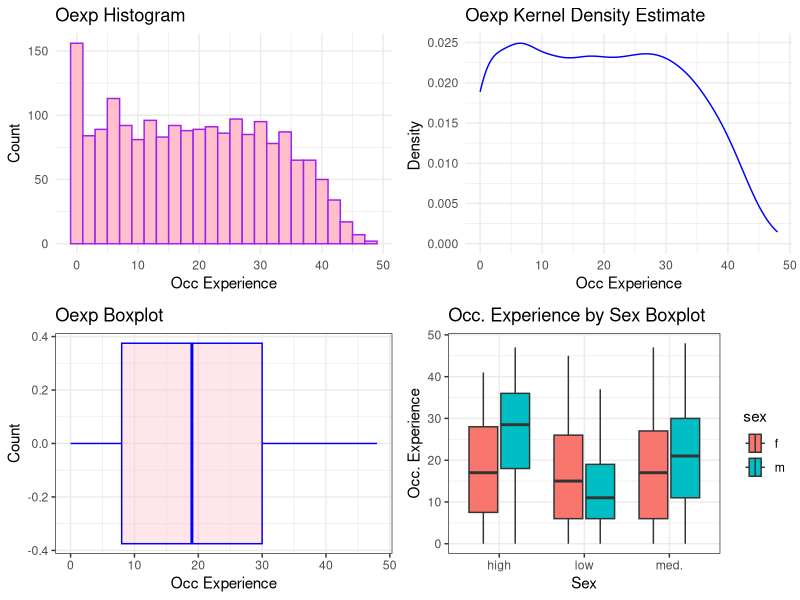
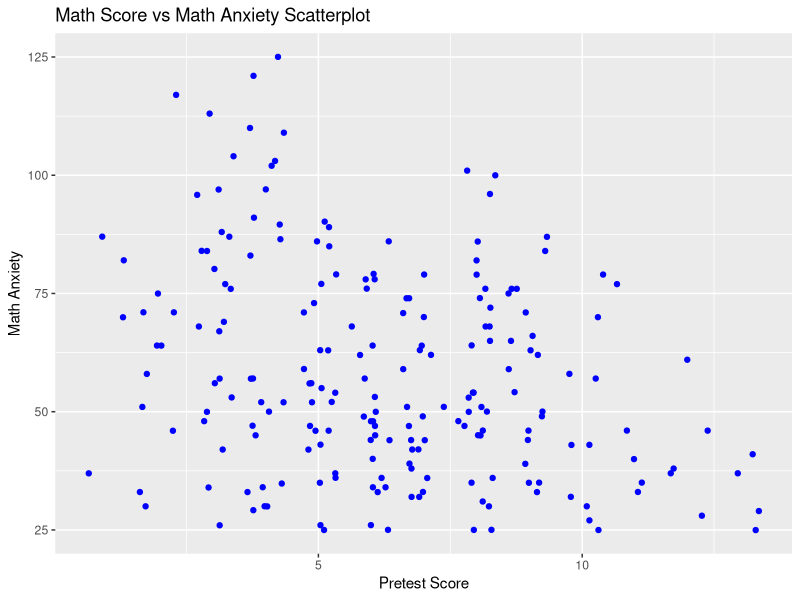
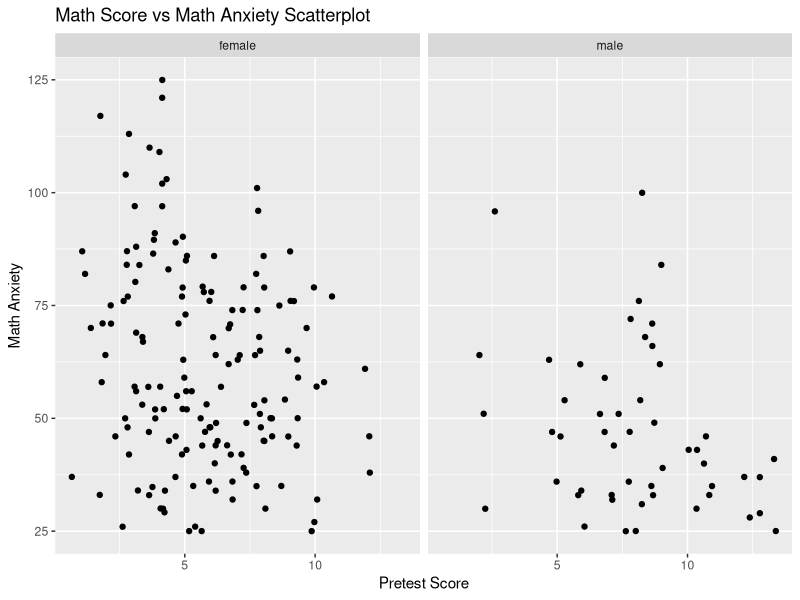

Recreate these plots in R, in order.
## ---- chunk 1
library(ggplot2)
library(readr)
#install.packages("gridExtra")
library("gridExtra")   
#getwd()
data = read.table("./income_exmpl.dat")
## ---- chunk 2
#Histogram
p1 = ggplot(data) + 
  geom_histogram(aes(x = oexp), bins = 25, color = "purple", fill = "pink") + 
  theme_minimal() + 
  labs(title = "Oexp Histogram", x="Occ Experience", y="Count",)

#Kernel Density Estimate
p2 = ggplot(data) +
  geom_density(aes(x = oexp), color = "blue") +
  theme_minimal() +
  labs(title = "Oexp Kernel Density Estimate", x="Occ Experience", y="Density ",)

#Boxplot
p3 = ggplot(data, aes(x = oexp)) +
  geom_boxplot(color="blue", fill="pink", alpha=0.4) +
  theme_bw() +
  labs(title = "Oexp Boxplot", x="Occ Experience", y="Count")

#Set of boxplots showing the distribution of “oexp” by sex crossed with occupational status (“occ”). 
p4 = ggplot(data, aes(x = oexp, y = occ, fill = sex)) + 
  geom_boxplot() + 
  theme_bw() +
  labs(title = "Occ. Experience by Sex Boxplot ", x="Occ. Experience", y="Sex")+
  coord_flip()

grid.arrange(p1,p2,p3,p4, ncol=2)

## ---- chunk 3
library(foreign)
SCS = read.spss("./SCS_QE.sav", to.data.frame = TRUE)
## ---- chunk 4
ggplot(SCS, aes(mathpre, mars)) +
  geom_jitter(color="blue") +
  labs(title = "Math Score vs Math Anxiety Scatterplot ", x="Pretest Score", y="Math Anxiety")
## ---- chunk 5
ggplot(SCS, aes(mathpre, mars)) +
  geom_jitter() +
  facet_wrap(~male) +
  labs(title = "Math Score vs Math Anxiety Scatterplot ", x="Pretest Score", y="Math Anxiety")
## ---- chunk 6
data(UCBAdmissions) # load data

library(broom) # load package broom
dat <- tidy(UCBAdmissions)
## ---- chunk 7
# load package dplyr
library(dplyr)

# create aggregated data
dat_agg <- dat %>% 
  group_by(Admit, Gender) %>% 
  summarize(n = sum(n)) %>% 
  ungroup() %>% 
  group_by(Gender) %>% 
  mutate(Prop = n/sum(n)) %>% 
  filter(Admit == "Admitted")

knitr::kable(dat_agg)

# create grouped data
dat_dept <- dat %>% 
  group_by(Gender, Dept) %>% 
  mutate(Prop = n/sum(n)) %>% 
  filter(Admit == "Admitted")

knitr::kable(dat_dept)
## ---- chunk 8
# add your codes
